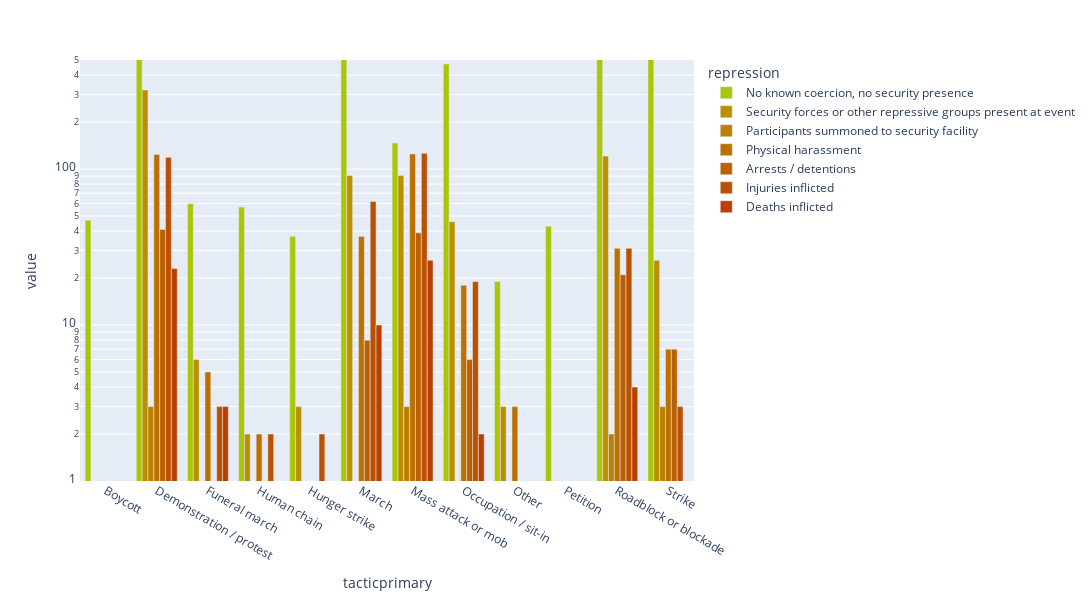

Here is the notebook cell this chart was saved with:
### Code cell
df = create_df('tacticprimary',drop_non_violence=False)
color_dict= col_func(df)

fig = px.bar(df, log_y=True, range_y= [1,500],barmode='group',
            width=1400, height=600,
            color_discrete_map=color_dict)
plt.savefig('../plots/egypt_plots//tactic_repress.png')
fig.show()

### Figure 1 — Plotly figure (JSON) as saved in the notebook; plotly's stock layout.template omitted (floating-point values rounded to 4 significant figures)
{"data": [{"alignmentgroup": "True", "hovertemplate": "repression=No known coercion, no security presence<br>tacticprimary=%{x}<br>value=%{y}<extra></extra>", "legendgroup": "No known coercion, no security presence", "marker": {"color": "#A9C609", "pattern": {"shape": ""}}, "name": "No known coercion, no security presence", "offsetgroup": "No known coercion, no security presence", "orientation": "v", "showlegend": true, "textposition": "auto", "type": "bar", "x": ["Boycott", "Demonstration / protest", "Funeral march", "Human chain", "Hunger strike", "March", "Mass attack or mob", "Occupation / sit-in", "Other", "Petition", "Roadblock or blockade", "Strike"], "xaxis": "x", "y": [47, 2583, 60, 57, 37, 771, 147, 472, 19, 43, 788, 863], "yaxis": "y"}, {"alignmentgroup": "True", "hovertemplate": "repression=Security forces or other repressive groups present at event<br>tacticprimary=%{x}<br>value=%{y}<extra></extra>", "legendgroup": "Security forces or other repressive groups present at event", "marker": {"color": "#BB9000", "pattern": {"shape": ""}}, "name": "Security forces or other repressive groups present at event", "offsetgroup": "Security forces or other repressive groups present at event", "orientation": "v", "showlegend": true, "textposition": "auto", "type": "bar", "x": ["Boycott", "Demonstration / protest", "Funeral march", "Human chain", "Hunger strike", "March", "Mass attack or mob", "Occupation / sit-in", "Other", "Petition", "Roadblock or blockade", "Strike"], "xaxis": "x", "y": [null, 321, 6, 2, 3, 91, 91, 46, 3, null, 121, 26], "yaxis": "y"}, {"alignmentgroup": "True", "hovertemplate": "repression=Participants summoned to security facility<br>tacticprimary=%{x}<br>value=%{y}<extra></extra>", "legendgroup": "Participants summoned to security facility", "marker": {"color": "#BB8000", "pattern": {"shape": ""}}, "name": "Participants summoned to security facility", "offsetgroup": "Participants summoned to security facility", "orientation": "v", "showlegend": true, "textposition": "auto", "type": "bar", "x": ["Boycott", "Demonstration / protest", "Funeral march", "Human chain", "Hunger strike", "March", "Mass attack or mob", "Occupation / sit-in", "Other", "Petition", "Roadblock or blockade", "Strike"], "xaxis": "x", "y": [1, 3, 1, null, null, 1, 3, null, null, null, 2, 3], "yaxis": "y"}, {"alignmentgroup": "True", "hovertemplate": "repression=Physical harassment<br>tacticprimary=%{x}<br>value=%{y}<extra></extra>", "legendgroup": "Physical harassment", "marker": {"color": "#BB7000", "pattern": {"shape": ""}}, "name": "Physical harassment", "offsetgroup": "Physical harassment", "orientation": "v", "showlegend": true, "textposition": "auto", "type": "bar", "x": ["Boycott", "Demonstration / protest", "Funeral march", "Human chain", "Hunger strike", "March", "Mass attack or mob", "Occupation / sit-in", "Other", "Petition", "Roadblock or blockade", "Strike"], "xaxis": "x", "y": [null, 124, 5, 2, null, 37, 125, 18, 3, null, 31, 7], "yaxis": "y"}, {"alignmentgroup": "True", "hovertemplate": "repression=Arrests / detentions<br>tacticprimary=%{x}<br>value=%{y}<extra></extra>", "legendgroup": "Arrests / detentions", "marker": {"color": "#BB6000", "pattern": {"shape": ""}}, "name": "Arrests / detentions", "offsetgroup": "Arrests / detentions", "orientation": "v", "showlegend": true, "textposition": "auto", "type": "bar", "x": ["Boycott", "Demonstration / protest", "Funeral march", "Human chain", "Hunger strike", "March", "Mass attack or mob", "Occupation / sit-in", "Other", "Petition", "Roadblock or blockade", "Strike"], "xaxis": "x", "y": [null, 41, null, null, null, 8, 39, 6, 1, null, 21, 7], "yaxis": "y"}, {"alignmentgroup": "True", "hovertemplate": "repression=Injuries inflicted<br>tacticprimary=%{x}<br>value=%{y}<extra></extra>", "legendgroup": "Injuries inflicted", "marker": {"color": "#BB5000", "pattern": {"shape": ""}}, "name": "Injuries inflicted", "offsetgroup": "Injuries inflicted", "orientation": "v", "showlegend": true, "textposition": "auto", "type": "bar", "x": ["Boycott", "Demonstration / protest", "Funeral march", "Human chain", "Hunger strike", "March", "Mass attack or mob", "Occupation / sit-in", "Other", "Petition", "Roadblock or blockade", "Strike"], "xaxis": "x", "y": [null, 119, 3, 2, 2, 62, 126, 19, 1, null, 31, 3], "yaxis": "y"}, {"alignmentgroup": "True", "hovertemplate": "repression=Deaths inflicted<br>tacticprimary=%{x}<br>value=%{y}<extra></extra>", "legendgroup": "Deaths inflicted", "marker": {"color": "#BB4000", "pattern": {"shape": ""}}, "name": "Deaths inflicted", "offsetgroup": "Deaths inflicted", "orientation": "v", "showlegend": true, "textposition": "auto", "type": "bar", "x": ["Boycott", "Demonstration / protest", "Funeral march", "Human chain", "Hunger strike", "March", "Mass attack or mob", "Occupation / sit-in", "Other", "Petition", "Roadblock or blockade", "Strike"], "xaxis": "x", "y": [null, 23, 3, null, null, 10, 26, 2, null, null, 4, null], "yaxis": "y"}], "layout": {"barmode": "group", "height": 600, "legend": {"title": {"text": "repression"}, "tracegroupgap": 0}, "margin": {"t": 60}, "width": 1400, "xaxis": {"anchor": "y", "domain": [0, 1], "title": {"text": "tacticprimary"}}, "yaxis": {"anchor": "x", "domain": [0, 1], "range": [0, 2.699], "title": {"text": "value"}, "type": "log"}}}
